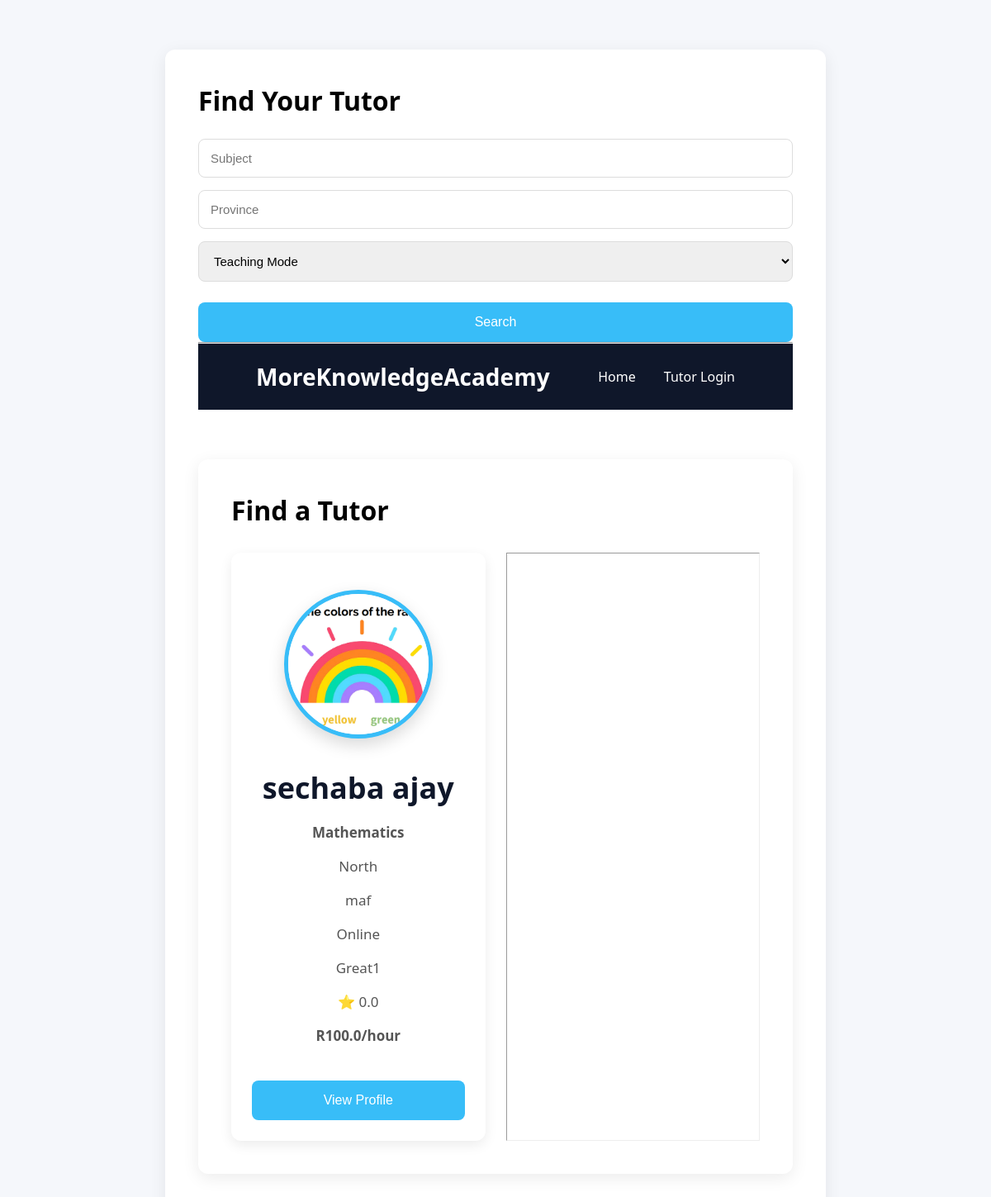
/marketplace, run on the app's committed database.
### tables this page shows
CREATE TABLE tutors(

        id INTEGER PRIMARY KEY AUTOINCREMENT,

        application_id INTEGER,

        full_name TEXT,
        email TEXT UNIQUE,
        password TEXT,

        phone TEXT,

        province TEXT,
        city TEXT,

        subject TEXT,
        teaching_mode TEXT,

        qualification TEXT,
        experience INTEGER,

        bio TEXT,

        hourly_rate REAL,

        profile_photo TEXT,

        verified INTEGER DEFAULT 0,

        profile_completed INTEGER DEFAULT 0,

        available INTEGER DEFAULT 1,

        rating REAL DEFAULT 0,

        total_reviews INTEGER DEFAULT 0,

        created_at TIMESTAMP DEFAULT CURRENT_TIMESTAMP,

        FOREIGN KEY(application_id)
        REFERENCES tutor_applications(id)

    );

### app.py (the view, shortened to what this page needs)
@app.route("/marketplace")
def marketplace():
    conn = get_connection()
    subject = request.args.get("subject", "")
    province = request.args.get("province", "")
    mode = request.args.get("mode", "")
    sql = """

    SELECT *

    FROM tutors

    WHERE

        profile_completed=1

        AND available=1

    """
    values = []
    if subject:
        sql += " AND subject LIKE ?"
        values.append(f"%{subject}%")
    if province:
        sql += " AND province LIKE ?"
        values.append(f"%{province}%")
    if mode:
        sql += " AND teaching_mode=?"
        values.append(mode)
    sql += " ORDER BY rating DESC"
    tutors = conn.execute(sql, values).fetchall()
    conn.close()
    return render_template(
        "marketplace.html",
        tutors=tutors
    )

### database.py (called while the page is built)
def get_connection():
    os.makedirs("instance", exist_ok=True)
    connection = sqlite3.connect(DATABASE)
    connection.row_factory = sqlite3.Row
    return connection

### templates/marketplace.html (shortened to what this page needs)
<!DOCTYPE html>
<html>
<head>
<link rel="stylesheet"
href="{{ url_for('static', filename='css/style.css') }}">
</head>
<body>
<div class="application">
<h1>Find Your Tutor</h1>
<form method="GET">
<input
type="text"
name="subject"
placeholder="Subject">
<input
type="text"
name="province"
placeholder="Province">
<select name="mode">
<option value="">Teaching Mode</option>
</select>
<button>
Search
</button>
</form>
<hr>
<nav>
<div class="logo">
MoreKnowledgeAcademy
</div>
<div class="menu">
<a href="/">Home</a>
<a href="/tutor-login">Tutor Login</a>
</div>
</nav>
<div class="application">
<h1>Find a Tutor</h1>
<div class="marketGrid">
{% for tutor in tutors %}
<div class="card">
<img
src="{{ url_for('uploaded_file',folder='photos',filename=tutor.profile_photo) }}"
class="tutorPhoto">
<h2>{{ tutor.full_name }}</h2>
<p><b>{{ tutor.subject }}</b></p>
<p>{{ tutor.province }}</p>
<p>{{ tutor.city }}</p>
<p>{{ tutor.teaching_mode }}</p>
<p>{{ tutor.bio }}</p>
<p>
⭐ {{ tutor.rating }}
</p>
<p>
<b>R{{ tutor.hourly_rate }}/hour</b>
</p>
<a href="/tutor/{{ tutor.id }}">
<button>
View Profile
</button>
</a>
</div>
<hr>
{% endfor %}
</div>
</div>
</body>
</html>

### static/css/style.css (style rules this page uses)
* { margin:0; padding:0; box-sizing:border-box; }
body { font-family:'Segoe UI',sans-serif; background:#f5f7fb; }
nav { height:80px; display:flex; justify-content:space-between; align-items:center; padding:0 70px; background:#0f172a; }
.logo { color:white; font-size:28px; font-weight:bold; }
.menu a { color:white; text-decoration:none; margin-left:30px; transition:.3s; }
button { padding:15px 35px; border:none; border-radius:8px; background:#38bdf8; color:white; font-size:16px; cursor:pointer; margin-right:15px; }
.application { max-width:800px; margin:60px auto; background:white; padding:40px; border-radius:12px; box-shadow:0 5px 20px rgba(0,0,0,.08); }
.application h1 { margin-bottom:10px; }
.application p { margin-bottom:30px; color:#555; }
.application input, .application select, .application textarea { width:100%; padding:14px; margin-top:15px; border:1px solid #ddd; border-radius:8px; font-size:15px; }
.application button { margin-top:25px; width:100%; }
.card { background:white; padding:25px; border-radius:12px; text-align:center; box-shadow:0 5px 15px rgba(0,0,0,.08); }
.card h2 { font-size:36px; color:#0F172A; }
.card p { margin-top:10px; color:#555; }
.application p { margin:18px 0; font-size:17px; }
.application h2 { margin-top:35px; }
.tutorPhoto { width:180px; height:180px; object-fit:cover; border-radius:50%; display:block; margin:20px auto; border:5px solid #38bdf8; box-shadow:0 8px 20px rgba(0,0,0,.15); background:#f5f5f5; }
.marketGrid { display:grid; grid-template-columns:repeat(auto-fit,minmax(280px,1fr)); gap:25px; margin-top:30px; }

### data on the page
tutors: profile_photo (picture), full_name "sechaba ajay", subject "Mathematics", province "North", city "maf", teaching_mode "Online", bio "Great1", rating "0.0", hourly_rate "100.0"
